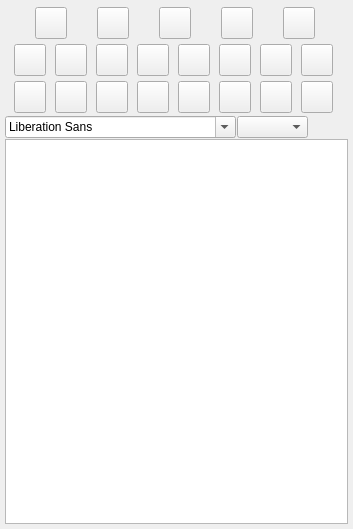
<?xml version="1.0" encoding="UTF-8"?>
<ui version="4.0">
 <class>StoryWidgetClass</class>
 <widget class="QWidget" name="StoryWidgetClass">
  <property name="geometry">
   <rect>
    <x>0</x>
    <y>0</y>
    <width>353</width>
    <height>529</height>
   </rect>
  </property>
  <property name="sizePolicy">
   <sizepolicy hsizetype="Fixed" vsizetype="Fixed">
    <horstretch>0</horstretch>
    <verstretch>0</verstretch>
   </sizepolicy>
  </property>
  <property name="minimumSize">
   <size>
    <width>40</width>
    <height>0</height>
   </size>
  </property>
  <property name="windowTitle">
   <string>Form</string>
  </property>
  <layout class="QVBoxLayout" name="verticalLayout">
   <property name="spacing">
    <number>1</number>
   </property>
   <property name="leftMargin">
    <number>5</number>
   </property>
   <property name="topMargin">
    <number>5</number>
   </property>
   <property name="rightMargin">
    <number>5</number>
   </property>
   <property name="bottomMargin">
    <number>5</number>
   </property>
   <item>
    <widget class="QFrame" name="m_FileButtonsFrame">
     <property name="sizePolicy">
      <sizepolicy hsizetype="Preferred" vsizetype="Fixed">
       <horstretch>0</horstretch>
       <verstretch>0</verstretch>
      </sizepolicy>
     </property>
     <property name="minimumSize">
      <size>
       <width>0</width>
       <height>36</height>
      </size>
     </property>
     <property name="maximumSize">
      <size>
       <width>16777215</width>
       <height>36</height>
      </size>
     </property>
     <property name="frameShape">
      <enum>QFrame::NoFrame</enum>
     </property>
     <property name="frameShadow">
      <enum>QFrame::Plain</enum>
     </property>
     <layout class="QHBoxLayout" name="horizontalLayout">
      <property name="spacing">
       <number>0</number>
      </property>
      <property name="leftMargin">
       <number>0</number>
      </property>
      <property name="topMargin">
       <number>0</number>
      </property>
      <property name="rightMargin">
       <number>0</number>
      </property>
      <property name="bottomMargin">
       <number>0</number>
      </property>
      <item>
       <widget class="VxPushButton" name="m_CreateHyperLinkButton">
        <property name="sizePolicy">
         <sizepolicy hsizetype="Fixed" vsizetype="Fixed">
          <horstretch>32</horstretch>
          <verstretch>32</verstretch>
         </sizepolicy>
        </property>
        <property name="minimumSize">
         <size>
          <width>32</width>
          <height>32</height>
         </size>
        </property>
        <property name="maximumSize">
         <size>
          <width>32</width>
          <height>32</height>
         </size>
        </property>
        <property name="toolTip">
         <string>New File</string>
        </property>
        <property name="text">
         <string notr="true"/>
        </property>
        <property name="iconSize">
         <size>
          <width>32</width>
          <height>32</height>
         </size>
        </property>
       </widget>
      </item>
      <item>
       <widget class="VxPushButton" name="m_FileNewButton">
        <property name="sizePolicy">
         <sizepolicy hsizetype="Fixed" vsizetype="Fixed">
          <horstretch>32</horstretch>
          <verstretch>32</verstretch>
         </sizepolicy>
        </property>
        <property name="minimumSize">
         <size>
          <width>32</width>
          <height>32</height>
         </size>
        </property>
        <property name="maximumSize">
         <size>
          <width>32</width>
          <height>32</height>
         </size>
        </property>
        <property name="toolTip">
         <string>New File</string>
        </property>
        <property name="text">
         <string notr="true"/>
        </property>
        <property name="iconSize">
         <size>
          <width>32</width>
          <height>32</height>
         </size>
        </property>
       </widget>
      </item>
      <item>
       <widget class="VxPushButton" name="m_FileOpenButton">
        <property name="sizePolicy">
         <sizepolicy hsizetype="Fixed" vsizetype="Fixed">
          <horstretch>32</horstretch>
          <verstretch>32</verstretch>
         </sizepolicy>
        </property>
        <property name="minimumSize">
         <size>
          <width>32</width>
          <height>32</height>
         </size>
        </property>
        <property name="maximumSize">
         <size>
          <width>32</width>
          <height>32</height>
         </size>
        </property>
        <property name="toolTip">
         <string>Open File</string>
        </property>
        <property name="text">
         <string notr="true"/>
        </property>
        <property name="iconSize">
         <size>
          <width>32</width>
          <height>32</height>
         </size>
        </property>
       </widget>
      </item>
      <item>
       <widget class="VxPushButton" name="m_FileSaveAsButton">
        <property name="sizePolicy">
         <sizepolicy hsizetype="Fixed" vsizetype="Fixed">
          <horstretch>32</horstretch>
          <verstretch>32</verstretch>
         </sizepolicy>
        </property>
        <property name="minimumSize">
         <size>
          <width>32</width>
          <height>32</height>
         </size>
        </property>
        <property name="maximumSize">
         <size>
          <width>32</width>
          <height>32</height>
         </size>
        </property>
        <property name="toolTip">
         <string>Save File As..</string>
        </property>
        <property name="text">
         <string notr="true"/>
        </property>
        <property name="iconSize">
         <size>
          <width>32</width>
          <height>32</height>
         </size>
        </property>
       </widget>
      </item>
      <item>
       <widget class="VxPushButton" name="m_ExportPdfButton">
        <property name="sizePolicy">
         <sizepolicy hsizetype="Fixed" vsizetype="Fixed">
          <horstretch>32</horstretch>
          <verstretch>32</verstretch>
         </sizepolicy>
        </property>
        <property name="minimumSize">
         <size>
          <width>32</width>
          <height>32</height>
         </size>
        </property>
        <property name="maximumSize">
         <size>
          <width>32</width>
          <height>32</height>
         </size>
        </property>
        <property name="toolTip">
         <string>Export to PDF file</string>
        </property>
        <property name="text">
         <string notr="true"/>
        </property>
        <property name="iconSize">
         <size>
          <width>32</width>
          <height>32</height>
         </size>
        </property>
       </widget>
      </item>
     </layout>
    </widget>
   </item>
   <item>
    <widget class="QFrame" name="m_CutPasteButtonsFrame">
     <property name="sizePolicy">
      <sizepolicy hsizetype="Preferred" vsizetype="Fixed">
       <horstretch>0</horstretch>
       <verstretch>0</verstretch>
      </sizepolicy>
     </property>
     <property name="minimumSize">
      <size>
       <width>0</width>
       <height>36</height>
      </size>
     </property>
     <property name="maximumSize">
      <size>
       <width>16777215</width>
       <height>36</height>
      </size>
     </property>
     <property name="frameShape">
      <enum>QFrame::NoFrame</enum>
     </property>
     <property name="frameShadow">
      <enum>QFrame::Plain</enum>
     </property>
     <layout class="QHBoxLayout" name="horizontalLayout_3">
      <property name="spacing">
       <number>0</number>
      </property>
      <property name="leftMargin">
       <number>0</number>
      </property>
      <property name="topMargin">
       <number>0</number>
      </property>
      <property name="rightMargin">
       <number>0</number>
      </property>
      <property name="bottomMargin">
       <number>0</number>
      </property>
      <item>
       <widget class="VxPushButton" name="m_FileSaveButton">
        <property name="sizePolicy">
         <sizepolicy hsizetype="Fixed" vsizetype="Fixed">
          <horstretch>32</horstretch>
          <verstretch>32</verstretch>
         </sizepolicy>
        </property>
        <property name="minimumSize">
         <size>
          <width>32</width>
          <height>32</height>
         </size>
        </property>
        <property name="maximumSize">
         <size>
          <width>32</width>
          <height>32</height>
         </size>
        </property>
        <property name="toolTip">
         <string>Save File</string>
        </property>
        <property name="text">
         <string notr="true"/>
        </property>
        <property name="iconSize">
         <size>
          <width>32</width>
          <height>32</height>
         </size>
        </property>
       </widget>
      </item>
      <item>
       <widget class="VxPushButton" name="m_InsertPictureButton">
        <property name="sizePolicy">
         <sizepolicy hsizetype="Fixed" vsizetype="Fixed">
          <horstretch>32</horstretch>
          <verstretch>32</verstretch>
         </sizepolicy>
        </property>
        <property name="minimumSize">
         <size>
          <width>32</width>
          <height>32</height>
         </size>
        </property>
        <property name="maximumSize">
         <size>
          <width>32</width>
          <height>32</height>
         </size>
        </property>
        <property name="toolTip">
         <string>Insert Picture</string>
        </property>
        <property name="text">
         <string notr="true"/>
        </property>
        <property name="iconSize">
         <size>
          <width>32</width>
          <height>32</height>
         </size>
        </property>
       </widget>
      </item>
      <item>
       <widget class="VxPushButton" name="m_UndoButton">
        <property name="sizePolicy">
         <sizepolicy hsizetype="Fixed" vsizetype="Fixed">
          <horstretch>32</horstretch>
          <verstretch>32</verstretch>
         </sizepolicy>
        </property>
        <property name="minimumSize">
         <size>
          <width>32</width>
          <height>32</height>
         </size>
        </property>
        <property name="maximumSize">
         <size>
          <width>32</width>
          <height>32</height>
         </size>
        </property>
        <property name="toolTip">
         <string>Undo</string>
        </property>
        <property name="text">
         <string notr="true"/>
        </property>
        <property name="iconSize">
         <size>
          <width>32</width>
          <height>32</height>
         </size>
        </property>
       </widget>
      </item>
      <item>
       <widget class="VxPushButton" name="m_RedoButton">
        <property name="sizePolicy">
         <sizepolicy hsizetype="Fixed" vsizetype="Fixed">
          <horstretch>32</horstretch>
          <verstretch>32</verstretch>
         </sizepolicy>
        </property>
        <property name="minimumSize">
         <size>
          <width>32</width>
          <height>32</height>
         </size>
        </property>
        <property name="maximumSize">
         <size>
          <width>32</width>
          <height>32</height>
         </size>
        </property>
        <property name="toolTip">
         <string>Redo</string>
        </property>
        <property name="text">
         <string notr="true"/>
        </property>
        <property name="iconSize">
         <size>
          <width>32</width>
          <height>32</height>
         </size>
        </property>
       </widget>
      </item>
      <item>
       <widget class="VxPushButton" name="m_CutButton">
        <property name="sizePolicy">
         <sizepolicy hsizetype="Fixed" vsizetype="Fixed">
          <horstretch>32</horstretch>
          <verstretch>32</verstretch>
         </sizepolicy>
        </property>
        <property name="minimumSize">
         <size>
          <width>32</width>
          <height>32</height>
         </size>
        </property>
        <property name="maximumSize">
         <size>
          <width>32</width>
          <height>32</height>
         </size>
        </property>
        <property name="toolTip">
         <string>Cut</string>
        </property>
        <property name="text">
         <string notr="true"/>
        </property>
        <property name="iconSize">
         <size>
          <width>32</width>
          <height>32</height>
         </size>
        </property>
       </widget>
      </item>
      <item>
       <widget class="VxPushButton" name="m_CopyButton">
        <property name="sizePolicy">
         <sizepolicy hsizetype="Fixed" vsizetype="Fixed">
          <horstretch>32</horstretch>
          <verstretch>32</verstretch>
         </sizepolicy>
        </property>
        <property name="minimumSize">
         <size>
          <width>32</width>
          <height>32</height>
         </size>
        </property>
        <property name="maximumSize">
         <size>
          <width>32</width>
          <height>32</height>
         </size>
        </property>
        <property name="toolTip">
         <string>Copy</string>
        </property>
        <property name="text">
         <string notr="true"/>
        </property>
        <property name="iconSize">
         <size>
          <width>32</width>
          <height>32</height>
         </size>
        </property>
       </widget>
      </item>
      <item>
       <widget class="VxPushButton" name="m_PasteButton">
        <property name="sizePolicy">
         <sizepolicy hsizetype="Fixed" vsizetype="Fixed">
          <horstretch>32</horstretch>
          <verstretch>32</verstretch>
         </sizepolicy>
        </property>
        <property name="minimumSize">
         <size>
          <width>32</width>
          <height>32</height>
         </size>
        </property>
        <property name="maximumSize">
         <size>
          <width>32</width>
          <height>32</height>
         </size>
        </property>
        <property name="toolTip">
         <string>Paste</string>
        </property>
        <property name="text">
         <string notr="true"/>
        </property>
        <property name="iconSize">
         <size>
          <width>32</width>
          <height>32</height>
         </size>
        </property>
       </widget>
      </item>
      <item>
       <widget class="VxPushButton" name="m_PrinterButton">
        <property name="sizePolicy">
         <sizepolicy hsizetype="Fixed" vsizetype="Fixed">
          <horstretch>32</horstretch>
          <verstretch>32</verstretch>
         </sizepolicy>
        </property>
        <property name="minimumSize">
         <size>
          <width>32</width>
          <height>32</height>
         </size>
        </property>
        <property name="maximumSize">
         <size>
          <width>32</width>
          <height>32</height>
         </size>
        </property>
        <property name="toolTip">
         <string>Print</string>
        </property>
        <property name="text">
         <string notr="true"/>
        </property>
        <property name="iconSize">
         <size>
          <width>32</width>
          <height>32</height>
         </size>
        </property>
       </widget>
      </item>
     </layout>
    </widget>
   </item>
   <item>
    <widget class="QFrame" name="m_FormatButtonsFrame">
     <property name="sizePolicy">
      <sizepolicy hsizetype="Preferred" vsizetype="Fixed">
       <horstretch>0</horstretch>
       <verstretch>0</verstretch>
      </sizepolicy>
     </property>
     <property name="minimumSize">
      <size>
       <width>0</width>
       <height>36</height>
      </size>
     </property>
     <property name="maximumSize">
      <size>
       <width>16777215</width>
       <height>36</height>
      </size>
     </property>
     <property name="frameShape">
      <enum>QFrame::NoFrame</enum>
     </property>
     <property name="frameShadow">
      <enum>QFrame::Plain</enum>
     </property>
     <layout class="QHBoxLayout" name="horizontalLayout_2">
      <property name="spacing">
       <number>0</number>
      </property>
      <property name="leftMargin">
       <number>0</number>
      </property>
      <property name="topMargin">
       <number>0</number>
      </property>
      <property name="rightMargin">
       <number>0</number>
      </property>
      <property name="bottomMargin">
       <number>0</number>
      </property>
      <item>
       <widget class="VxPushButton" name="m_BoldButton">
        <property name="sizePolicy">
         <sizepolicy hsizetype="Fixed" vsizetype="Fixed">
          <horstretch>32</horstretch>
          <verstretch>32</verstretch>
         </sizepolicy>
        </property>
        <property name="minimumSize">
         <size>
          <width>32</width>
          <height>32</height>
         </size>
        </property>
        <property name="maximumSize">
         <size>
          <width>32</width>
          <height>32</height>
         </size>
        </property>
        <property name="toolTip">
         <string>Bold</string>
        </property>
        <property name="text">
         <string notr="true"/>
        </property>
        <property name="iconSize">
         <size>
          <width>32</width>
          <height>32</height>
         </size>
        </property>
        <property name="checkable">
         <bool>true</bool>
        </property>
       </widget>
      </item>
      <item>
       <widget class="VxPushButton" name="m_ItalicsButton">
        <property name="sizePolicy">
         <sizepolicy hsizetype="Fixed" vsizetype="Fixed">
          <horstretch>32</horstretch>
          <verstretch>32</verstretch>
         </sizepolicy>
        </property>
        <property name="minimumSize">
         <size>
          <width>32</width>
          <height>32</height>
         </size>
        </property>
        <property name="maximumSize">
         <size>
          <width>32</width>
          <height>32</height>
         </size>
        </property>
        <property name="toolTip">
         <string>Italic</string>
        </property>
        <property name="text">
         <string notr="true"/>
        </property>
        <property name="iconSize">
         <size>
          <width>32</width>
          <height>32</height>
         </size>
        </property>
        <property name="checkable">
         <bool>true</bool>
        </property>
       </widget>
      </item>
      <item>
       <widget class="VxPushButton" name="m_UnderlineButton">
        <property name="sizePolicy">
         <sizepolicy hsizetype="Fixed" vsizetype="Fixed">
          <horstretch>32</horstretch>
          <verstretch>32</verstretch>
         </sizepolicy>
        </property>
        <property name="minimumSize">
         <size>
          <width>32</width>
          <height>32</height>
         </size>
        </property>
        <property name="maximumSize">
         <size>
          <width>32</width>
          <height>32</height>
         </size>
        </property>
        <property name="toolTip">
         <string>Underline</string>
        </property>
        <property name="text">
         <string notr="true"/>
        </property>
        <property name="iconSize">
         <size>
          <width>32</width>
          <height>32</height>
         </size>
        </property>
        <property name="checkable">
         <bool>true</bool>
        </property>
       </widget>
      </item>
      <item>
       <widget class="VxPushButton" name="m_LeftJustifyButton">
        <property name="sizePolicy">
         <sizepolicy hsizetype="Fixed" vsizetype="Fixed">
          <horstretch>32</horstretch>
          <verstretch>32</verstretch>
         </sizepolicy>
        </property>
        <property name="minimumSize">
         <size>
          <width>32</width>
          <height>32</height>
         </size>
        </property>
        <property name="maximumSize">
         <size>
          <width>32</width>
          <height>32</height>
         </size>
        </property>
        <property name="toolTip">
         <string>Left Justify</string>
        </property>
        <property name="text">
         <string notr="true"/>
        </property>
        <property name="iconSize">
         <size>
          <width>32</width>
          <height>32</height>
         </size>
        </property>
       </widget>
      </item>
      <item>
       <widget class="VxPushButton" name="m_CenterTextButton">
        <property name="sizePolicy">
         <sizepolicy hsizetype="Fixed" vsizetype="Fixed">
          <horstretch>32</horstretch>
          <verstretch>32</verstretch>
         </sizepolicy>
        </property>
        <property name="minimumSize">
         <size>
          <width>32</width>
          <height>32</height>
         </size>
        </property>
        <property name="maximumSize">
         <size>
          <width>32</width>
          <height>32</height>
         </size>
        </property>
        <property name="toolTip">
         <string>Center Text</string>
        </property>
        <property name="text">
         <string notr="true"/>
        </property>
        <property name="iconSize">
         <size>
          <width>32</width>
          <height>32</height>
         </size>
        </property>
       </widget>
      </item>
      <item>
       <widget class="VxPushButton" name="m_RightJustifyButton">
        <property name="sizePolicy">
         <sizepolicy hsizetype="Fixed" vsizetype="Fixed">
          <horstretch>32</horstretch>
          <verstretch>32</verstretch>
         </sizepolicy>
        </property>
        <property name="minimumSize">
         <size>
          <width>32</width>
          <height>32</height>
         </size>
        </property>
        <property name="maximumSize">
         <size>
          <width>32</width>
          <height>32</height>
         </size>
        </property>
        <property name="toolTip">
         <string>Right Justify</string>
        </property>
        <property name="text">
         <string notr="true"/>
        </property>
        <property name="iconSize">
         <size>
          <width>32</width>
          <height>32</height>
         </size>
        </property>
       </widget>
      </item>
      <item>
       <widget class="VxPushButton" name="m_FullLineButton">
        <property name="sizePolicy">
         <sizepolicy hsizetype="Fixed" vsizetype="Fixed">
          <horstretch>32</horstretch>
          <verstretch>32</verstretch>
         </sizepolicy>
        </property>
        <property name="minimumSize">
         <size>
          <width>32</width>
          <height>32</height>
         </size>
        </property>
        <property name="maximumSize">
         <size>
          <width>32</width>
          <height>32</height>
         </size>
        </property>
        <property name="toolTip">
         <string>Text Justify</string>
        </property>
        <property name="text">
         <string notr="true"/>
        </property>
        <property name="iconSize">
         <size>
          <width>32</width>
          <height>32</height>
         </size>
        </property>
       </widget>
      </item>
      <item>
       <widget class="VxPushButton" name="m_TextColorButton">
        <property name="sizePolicy">
         <sizepolicy hsizetype="Fixed" vsizetype="Fixed">
          <horstretch>32</horstretch>
          <verstretch>32</verstretch>
         </sizepolicy>
        </property>
        <property name="minimumSize">
         <size>
          <width>32</width>
          <height>32</height>
         </size>
        </property>
        <property name="maximumSize">
         <size>
          <width>32</width>
          <height>32</height>
         </size>
        </property>
        <property name="toolTip">
         <string>Text Color</string>
        </property>
        <property name="text">
         <string notr="true"/>
        </property>
        <property name="iconSize">
         <size>
          <width>32</width>
          <height>32</height>
         </size>
        </property>
       </widget>
      </item>
     </layout>
    </widget>
   </item>
   <item>
    <layout class="QHBoxLayout" name="horizontalLayout_4">
     <item>
      <widget class="QFontComboBox" name="m_FontComboBox"/>
     </item>
     <item>
      <widget class="QComboBox" name="m_FontSizeComboBox">
       <property name="minimumSize">
        <size>
         <width>40</width>
         <height>0</height>
        </size>
       </property>
      </widget>
     </item>
     <item>
      <spacer name="horizontalSpacer">
       <property name="orientation">
        <enum>Qt::Horizontal</enum>
       </property>
       <property name="sizeHint" stdset="0">
        <size>
         <width>40</width>
         <height>20</height>
        </size>
       </property>
      </spacer>
     </item>
    </layout>
   </item>
   <item>
    <widget class="QTextEdit" name="m_StoryTextEdit">
     <property name="readOnly">
      <bool>false</bool>
     </property>
    </widget>
   </item>
  </layout>
 </widget>
 <customwidgets>
  <customwidget>
   <class>VxPushButton</class>
   <extends>QPushButton</extends>
   <header>VxPushButton.h</header>
  </customwidget>
 </customwidgets>
 <resources/>
 <connections/>
</ui>
